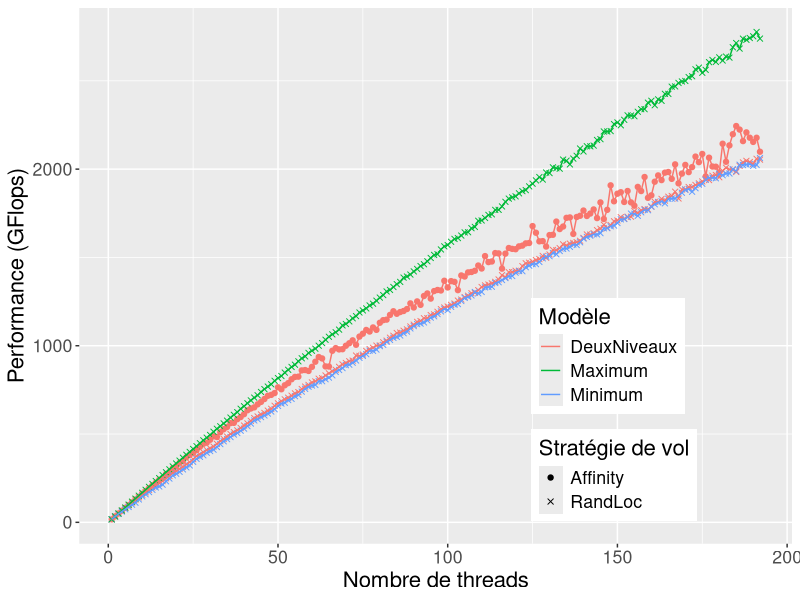
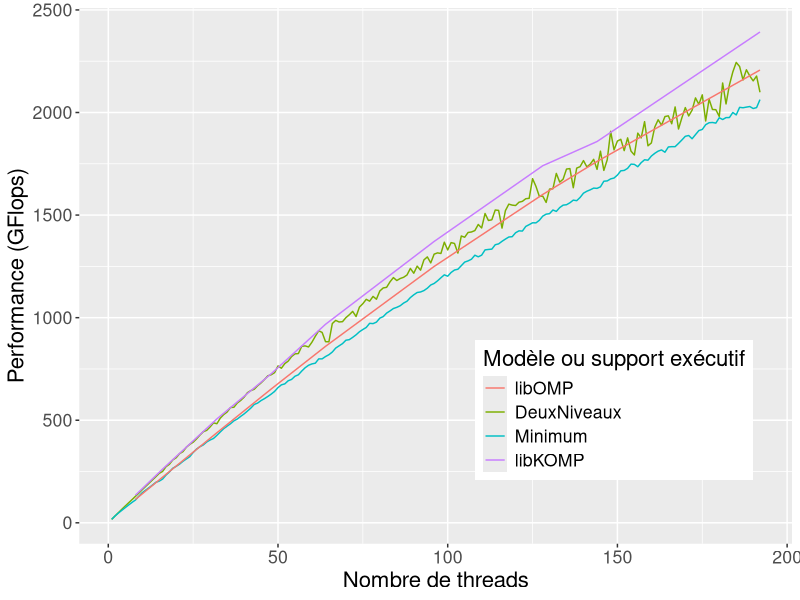
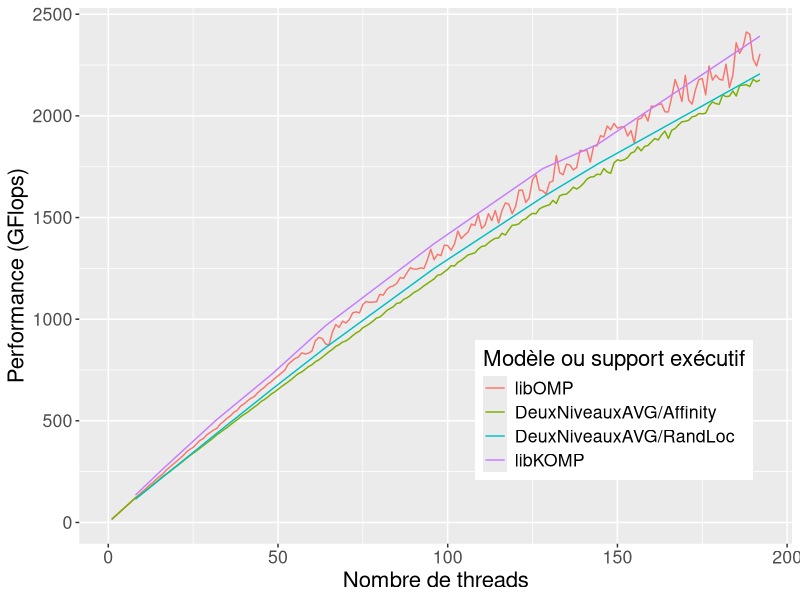
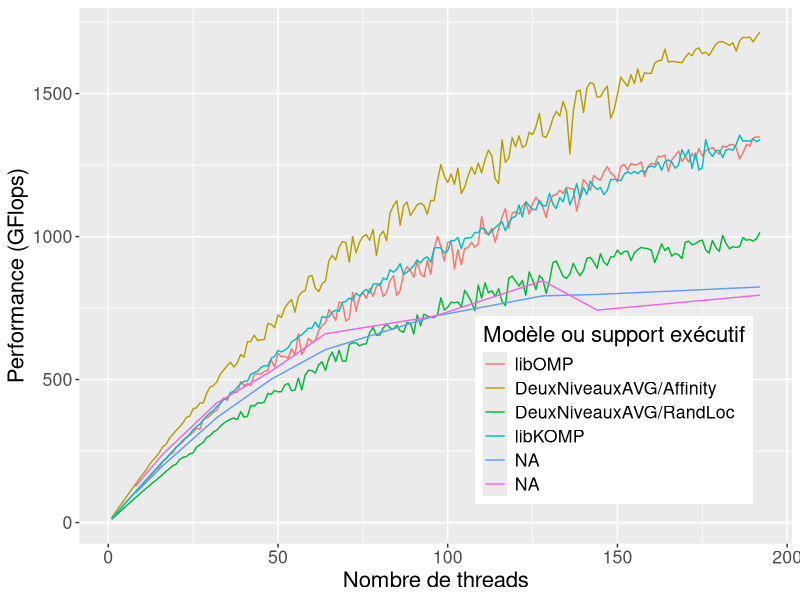
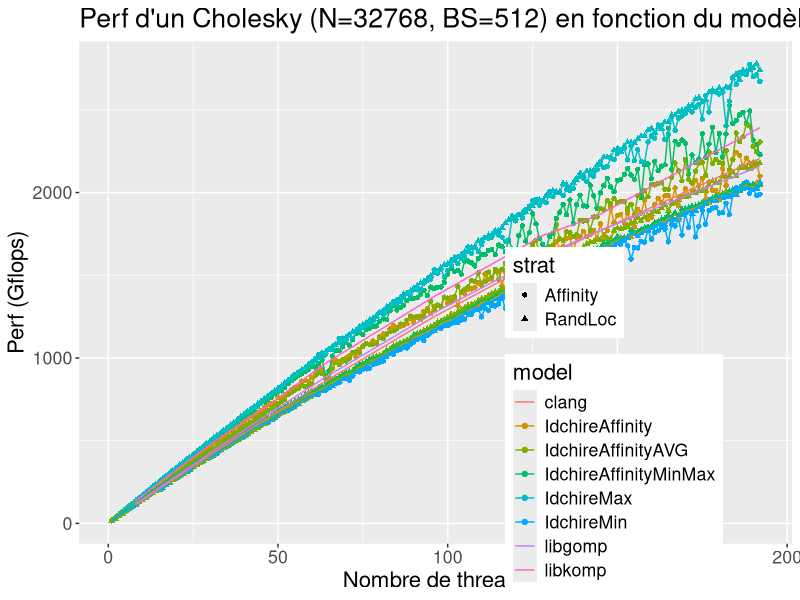
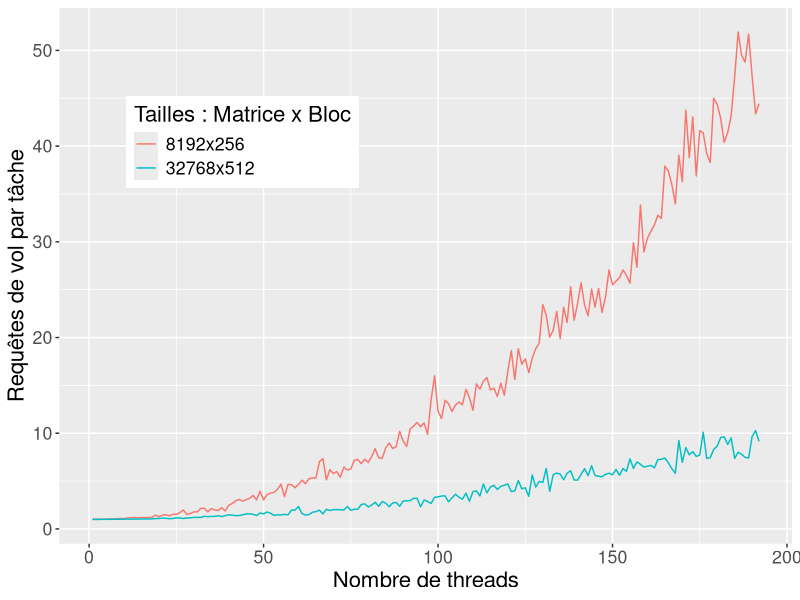

R code for these plots, in order:
library(ggplot2)

df = read.table("./all_data_simulateur.dat", header=TRUE)
df_8k = subset(df, size==8192)
df = subset(df, size==32768)
df_runtime = read.table("../kastors/all_data.dat", header=TRUE)
df_runtime_8k = subset(df_runtime, size == 8192 & blocksize == 256 & program == "dpotrf_taskdep")
df_runtime = subset(df_runtime, size == 32768 & blocksize == 512 & program == "dpotrf_taskdep")

df_steals = read.table("./all_data_steal_count.dat", header=TRUE)

pdf("simu_min_max_affinity_idchire.pdf", width = 10, height=6)

df_simu_min = subset(df, (model == "IdchireMin" & strat == "RandLoc")
                     | (model == "IdchireMax" & strat == "RandLoc")
                     | model == "IdchireAffinity")

myplot = ggplot(df_simu_min, aes(x=threads, y = gflops))
myplot = myplot + geom_point(aes(colour=model, shape=strat, group=interaction(model,strat)))
myplot = myplot + geom_line(aes(colour=model, group=interaction(model, strat)))
myplot = myplot + guides(colour = guide_legend(override.aes = list(shape = NA)))
#myplot = myplot + expand_limits(y=0)
myplot = myplot + theme(legend.position=c(0.75, 0.25), text = element_text(size=16))
myplot = myplot + scale_colour_discrete(name="Modèle", labels=c("DeuxNiveaux", "Maximum", "Minimum"))
myplot = myplot + scale_shape_manual(name="Stratégie de vol", values=c(19, 4))
#myplot = myplot + ggtitle("P d'un Cholesky (N=32768, BS=512) en fonction du modèle et strat.")
myplot = myplot + ylab("Performance (GFlops)")
myplot = myplot + xlab("Nombre de threads")

print(myplot)
dev.off()

pdf("simu_affinity_runtime_idchire.pdf", width = 10, height=6)

df_affinity = subset(df, (model == "IdchireAffinity" & strat == "Affinity")
                     | (model == "IdchireMin" & strat == "RandLoc"))

myplot = ggplot(df_affinity, aes(x=threads, y = gflops))
#myplot = myplot + geom_point(aes(colour=model, shape=strat, group=interaction(model,strat)))
myplot = myplot + geom_line(aes(colour=model, group=interaction(model, strat)))
myplot = myplot + geom_line(data=subset(df_runtime, runtime=="clang" | runtime=="libkomp"), aes(colour=runtime))
myplot = myplot + guides(colour = guide_legend(override.aes = list(shape = NA)))
#myplot = myplot + expand_limits(y=0)
myplot = myplot + theme(legend.position=c(0.75, 0.25), text = element_text(size=16))
myplot = myplot + scale_colour_discrete(name="Modèle ou support exécutif", labels=c("libOMP", "DeuxNiveaux", "Minimum", "libKOMP"))
#myplot = myplot + scale_shape_manual(name="Stratégie de vol", values=c(19, 4))
#myplot = myplot + ggtitle("P d'un Cholesky (N=32768, BS=512) en fonction du modèle et strat.")
myplot = myplot + ylab("Performance (GFlops)")
myplot = myplot + xlab("Nombre de threads")

print(myplot)
dev.off()

pdf("simu_affinity_avg_runtime_idchire.pdf", width = 10, height=6)

df_affinity_avg = subset(df, (model == "IdchireAffinityAVG"))

myplot = ggplot(df_affinity_avg, aes(x=threads, y = gflops))
#myplot = myplot + geom_point(aes(colour=model, shape=strat, group=interaction(model,strat)))
myplot = myplot + geom_line(aes(colour=interaction(model, strat), group=interaction(model, strat)))
myplot = myplot + geom_line(data=subset(df_runtime, runtime=="clang" | runtime=="libkomp"), aes(colour=runtime))
#myplot = myplot + geom_ribbon(data=subset(df_runtime, runtime=="clang" | runtime=="libkomp"), aes(colour=runtime, ymin=gflops-(2*std/iterations), ymax=gflops+(2*std/iterations)))
myplot = myplot + guides(colour = guide_legend(override.aes = list(shape = NA)), fill=guide_legend(override.aes=list(linetype=0, shape='')))
#myplot = myplot + expand_limits(y=0)
myplot = myplot + theme(legend.position=c(0.75, 0.25), text = element_text(size=16))
myplot = myplot + scale_colour_discrete(name="Modèle ou support exécutif", labels=c("libOMP", "DeuxNiveauxAVG/Affinity", "DeuxNiveauxAVG/RandLoc", "libKOMP"))
#myplot = myplot + scale_fill_manual(name="")
#myplot = myplot + scale_shape_manual(name="Stratégie de vol", values=c(19, 4))
#myplot = myplot + ggtitle("P d'un Cholesky (N=32768, BS=512) en fonction du modèle et strat.")
myplot = myplot + ylab("Performance (GFlops)")
myplot = myplot + xlab("Nombre de threads")

print(myplot)
dev.off()

pdf("simu_affinity_8k_runtime_idchire.pdf", width = 10, height=6)

df_affinity_avg = subset(df_8k, (model == "IdchireAffinityAVG" | model == "IdchireMin" | model == "IdchireMax"))

myplot = ggplot(df_affinity_avg, aes(x=threads, y = gflops))
#myplot = myplot + geom_point(aes(colour=model, shape=strat, group=interaction(model,strat)))
myplot = myplot + geom_line(aes(colour=interaction(model, strat), group=interaction(model, strat)))
myplot = myplot + geom_line(data=subset(df_runtime_8k, runtime=="clang" | runtime=="libkomp"), aes(colour=runtime))
myplot = myplot + guides(colour = guide_legend(override.aes = list(shape = NA)))
#myplot = myplot + expand_limits(y=0)
myplot = myplot + theme(legend.position=c(0.75, 0.25), text = element_text(size=16))
myplot = myplot + scale_colour_discrete(name="Modèle ou support exécutif", labels=c("libOMP", "DeuxNiveauxAVG/Affinity", "DeuxNiveauxAVG/RandLoc", "libKOMP"))
#myplot = myplot + scale_shape_manual(name="Stratégie de vol", values=c(19, 4))
#myplot = myplot + ggtitle("P d'un Cholesky (N=32768, BS=512) en fonction du modèle et strat.")
myplot = myplot + ylab("Performance (GFlops)")
myplot = myplot + xlab("Nombre de threads")

print(myplot)
dev.off()

pdf("simu_all_models_idchire.pdf", width = 10, height=6)

myplot = ggplot(df, aes(x=threads, y = gflops))
myplot = myplot + geom_point(aes(colour=model, shape=strat, group=interaction(model,strat)))
myplot = myplot + geom_line(aes(colour=model, group=interaction(model, strat)))
myplot = myplot + geom_line(data=df_runtime, aes(colour=runtime))
#myplot = myplot + expand_limits(y=0)
myplot = myplot + theme(legend.position=c(0.75, 0.25), text = element_text(size=16))
myplot = myplot + ggtitle("Perf d'un Cholesky (N=32768, BS=512) en fonction du modèle et strat.")
myplot = myplot + ylab("Perf (Gflops)")
myplot = myplot + xlab("Nombre de threads")

print(myplot)
dev.off()

pdf("simu_steal_visits_idchire.pdf", width = 10, height=6)

df_steals=subset(df_steals, strat=="Affinity")

myplot = ggplot(df_steals, aes(x=threads, y = steals_per_task))
#myplot = myplot + geom_point(aes(colour=factor(size)))
myplot = myplot + geom_line(aes(colour=factor(size)))
#myplot = myplot + geom_line(aes(colour=factor(size), y=visits_per_task/180))
#myplot = myplot + geom_line(data=df_runtime, aes(colour=runtime))
#myplot = myplot + expand_limits(y=0)
myplot = myplot + theme(legend.position=c(0.25, 0.75), text = element_text(size=16))
#myplot = myplot + ggtitle("Visites par tache")
myplot = myplot + scale_colour_discrete(name="Tailles : Matrice x Bloc", labels=c("8192x256", "32768x512"))
myplot = myplot + ylab("Requêtes de vol par tâche")
myplot = myplot + xlab("Nombre de threads")

print(myplot)
dev.off()
